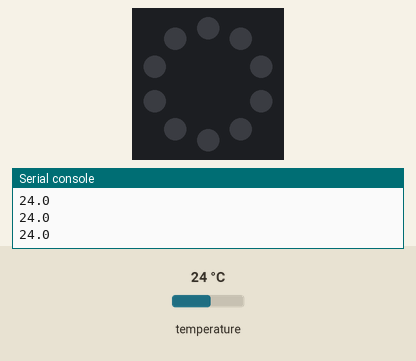
Bench run of a program on a simulated Circuit Playground running CircuitPython. Shown: the board's ring of 10 RGB LEDs (number 0 left of the top, counting anticlockwise), the last lines printed to the serial console. Inputs (shaded band) come from the test bench; at power-on: temperature 24 °C. Dim RGB values are drawn brighter than linear.

Above: at 1.2 s.
1.3 s: temperature set to 28 °C
At 2.1 s:
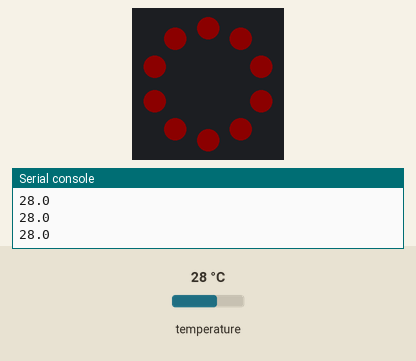
3.0 s: temperature set to 12 °C
At 3.5 s:
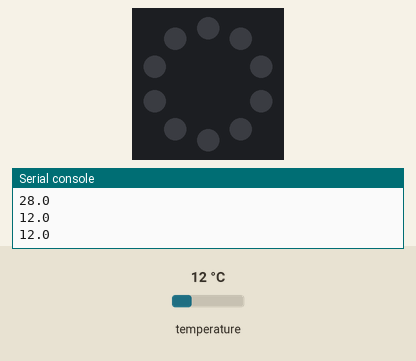
4.5 s: temperature set to 33 °C
At 4.9 s:
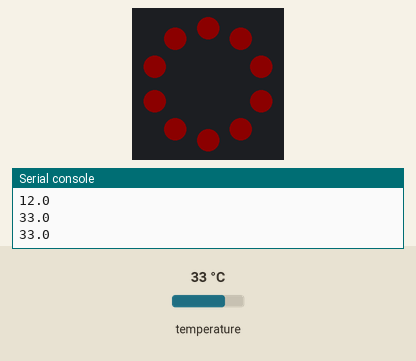
Timing chart, 0 to 7.5 s (numbered marks = the images above; inputs shaded):
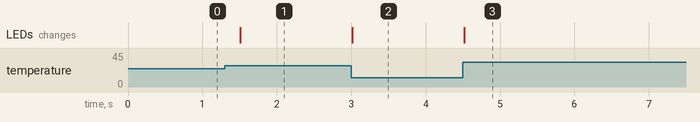

The program:

temperature.py
```python
from adafruit_circuitplayground import cp
import time

cp.pixels.brightness = 0.05

temperature_reference = cp.temperature

while True:
    print(cp.temperature)
    if cp.temperature - temperature_reference > 0.1:
        cp.pixels.fill((255, 0, 0))
    else:
        cp.pixels.fill(0)

    time.sleep(0.25)
```

Measured:
- after the input at 1.3 s, the LEDs: change after 0.21 s (image 1)
- after the input at 3.0 s, the LEDs: change at once (image 2)
- after the input at 4.5 s, the LEDs: change at once (image 3)
